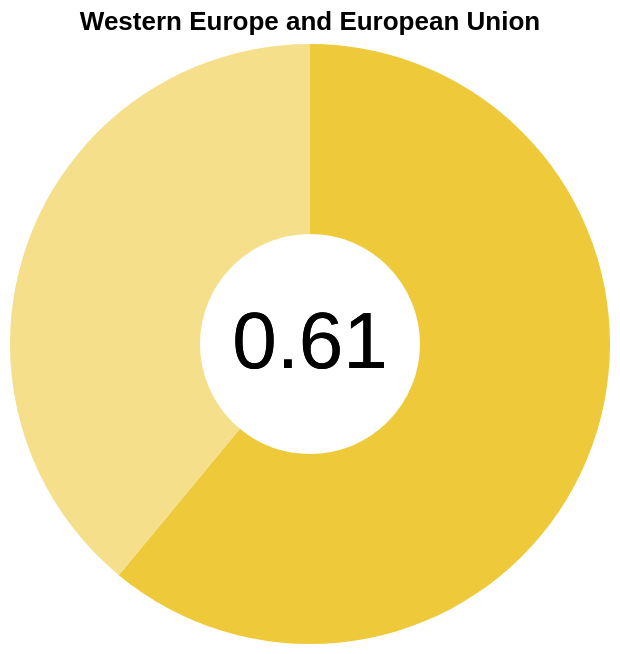

Here is the Vega-Lite specification saved for this chart:
### Vega-Lite specification from a JSON file in a GitHub repository (floating-point values rounded to 4 significant figures)
{"$schema": "https://vega.github.io/schema/vega-lite/v5.json", "title": "Western Europe and European Union", "width": "container", "data": {"values": [{"category": "Likely", "value": 0.61}, {"category": "Unlikely", "value": 0.39}]}, "layer": [{"mark": {"type": "arc", "innerRadius": 55}, "encoding": {"theta": {"field": "value", "type": "quantitative"}, "color": {"field": "category", "scale": {"range": ["#eec93a", "#f5df8a"]}, "legend": null}, "tooltip": [{"field": "value", "type": "quantitative", "title": "Proportion"}, {"field": "category", "type": "nominal", "title": "Likelihood to Report"}]}}, {"mark": {"type": "text", "text": "0.61", "fontSize": 40}, "encoding": {"color": {"value": "black"}}}]}
